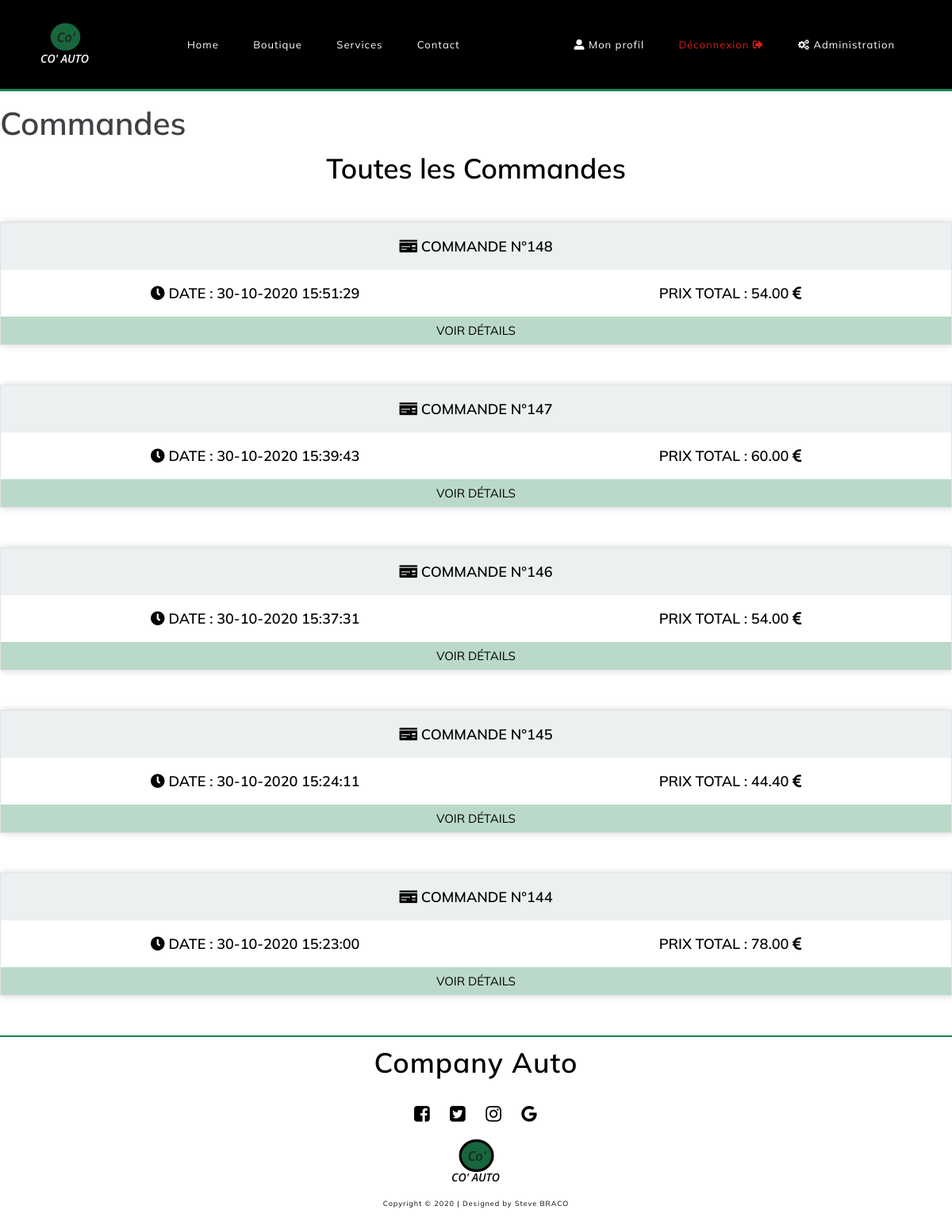
Page /admin/allorders (signed in) on the committed database.
### tables this page shows
CREATE TABLE `customers` (
  `id` int(11) NOT NULL,
  `user_id` int(11) NOT NULL,
  `creationtimestamp` timestamp NOT NULL DEFAULT CURRENT_TIMESTAMP,
  `taxRate` float NOT NULL,
  `totalAmount` double DEFAULT NULL,
  `taxAmount` double DEFAULT NULL,
  `allTaxesIncluded` double DEFAULT NULL
);

### app/controllers/Admin.php (called while the page is built, shortened)
<?php
class Admin extends Controller
{
    public function __construct()
    {
        $this->adminModel = $this->model('AdminModels');
    }
    public function allorders() {
        if ($_SESSION['role'] == 'ADMIN') {
            $allcustomers = $this->adminModel->allCustomers();
            $data = [
                'allcustomers' => $allcustomers
            ];
        }
        $this->view('admin/allorders', $data);
    }
}

### app/libraries/Core.php (called while the page is built, shortened)
<?php
	class Core {
		protected $currentMethod = 'index';
		public function __construct(){
			$url = $this->getUrl();
			if(isset($url)){
			if(file_exists('../app/controllers/' . ucwords($url[0]). '.php')){
				unset($url[0]);
			}
		}
			$this->currentController = new $this->currentController;
			if(isset($url[1])){
				if(method_exists($this->currentController, $url[1])){
					$this->currentMethod = $url[1];
					unset($url[1]);
				}
			}
			$this->params = $url ? array_values($url) : [];
			call_user_func_array([$this->currentController, $this->currentMethod], $this->params);
		}
		public function getUrl(){
			if(isset($_GET['url'])){
				$url = rtrim($_GET['url'], '/');
				$url = filter_var($url, FILTER_SANITIZE_URL);
				$url = explode('/', $url);
				return $url;
			}
		}
	}
  ?>

### public/index.php (called while the page is built, shortened)
<?php
	$init = new Core();
 ?>

### app/libraries/Database.php (called while the page is built, shortened)
<?php
	class Database {
		private $host = DB_HOST;
		private $user = DB_USER;
		private $pass = DB_PASS;
		private $dbname = DB_NAME;
		private $charset = DB_CHAR;
		private $pdo;
		public function __construct(){
			$db = 'mysql: host='. $this->host .';dbname=' . $this->dbname . ';charset=' .$this->charset;
			$options = array(
				PDO::ATTR_PERSISTENT => true,
				PDO::ATTR_ERRMODE => PDO::ERRMODE_EXCEPTION,
				PDO::ATTR_EMULATE_PREPARES => false
			);
			try{
				$this->pdo = new PDO($db, $this->user, $this->pass, $options);
			} catch(PDOException $e){
				$this->error = $e->getMessage();
				echo $this->error;
			}
		}
          public function query($sql, array $params = array())
          {
                 $query = $this->pdo->prepare($sql);
                 $query->execute($params);
                 return $query->fetchAll(PDO::FETCH_ASSOC);
          }
	}
 ?>

### app/models/AdminModels.php (called while the page is built, shortened)
<?php
class AdminModels
{
    public function allCustomers()
    {
        $database = new Database();
        return $database->query('SELECT id, creationtimestamp, allTaxesIncluded  FROM customers ORDER BY creationtimestamp DESC ');
    }
}

### app/views/admin/allorders.phtml (the view)
<?php require APPROOT . '/views/inc/header.phtml'; ?>
<main>
    <h2>Commandes</h2>
<section class="customers">
        <h3> Toutes les Commandes</h3>
        <?php foreach ($allcustomers as $allcustomer) : ?>
            <article>
                <h4><i class="fas fa-money-check"></i> Commande n°<?= $allcustomer['id'] ?> </h4>
                <div class="flex">
                    <h4><i class="fas fa-clock"></i> Date : <?= formatDate($allcustomer['creationtimestamp']) ?></h4>
                    <h4> Prix Total : <?= number_format($allcustomer['allTaxesIncluded'], 2) ?> <i class="fas fa-euro-sign"></i></h4>
                </div>
                <a href="<?= URLROOT ?>/users/customers/<?= $allcustomer['id'] ?>" id="show-details"> Voir Détails</a>
            </article>
        <?php endforeach; ?>
        </main>
<?php require APPROOT . '/views/inc/footer.phtml'; ?>

### app/helpers/function_helper.php (shortened to what this page needs)
<?php
    function formatDate($dateFormat)
    {
         $date = date_create($dateFormat);
       echo date_format($date, 'd-m-Y H:i:s');
    }
?>

### public/css/style.css (style rules this page uses)
html,body,div,span,applet,object,iframe,h1,h2,h3,h4,h5,h6,p,blockquote,pre,a, abbr,acronym,address,big,cite,code,del,dfn,em,img,ins,kbd,q,s,samp,small,strike, strong,sub,sup,tt,var,b,u,i,center,dl,dt,dd,ol,ul,li,fieldset,form,label,legend, table,caption,tbody,tfoot,thead,tr,th,td,article,aside,canvas,details,embed,figure, figcaption,footer,header,hgroup,menu,nav,output,ruby,section,summary,time,mark,audio,video { margin: 0; padding: 0; border: 0; font-size: 100%; font: inherit; vertical-align: baseline; }
article,aside,details,figcaption,figure,footer,header,hgroup,menu,nav,section { display: block; }
body { line-height: 1; }
html { box-sizing: border-box; font-size: 62.5%; scroll-behavior: smooth; }
*,*::before,*,::after { box-sizing: inherit; }
:root { --primary-color: rgba(30, 130, 76, 1); --secondary-color: rgba(0, 0, 0, 1); --white: rgba(255, 255, 255, 1); --grey: rgba(211, 211, 211, 1); --red: rgba(217, 30, 24, 1); --darkgrey: rgba(63, 65, 69, 1); --lightgrey: rgba(236, 240, 241, 1); --flash-success : rgba(223, 241, 216, 1); --bg-flash: rgba(69, 124, 72, 1); --opacity-black: rgba(0, 0, 0, 0.5); }
.social i.fa, a.prestation .fa-chevron-right, .fa-shopping-cart, body, .card, footer, .addarticle input, .addarticle textarea, .addarticle label, #totalP, #show-details, #show-slide figure figcaption, a.prestation, .contact label, .contact input:not(.confirmationsubmit), .contact textarea { color: var(--secondary-color); }
.banner, input[type="submit"], .sucess, thead tr, header nav a:hover, #show-details:hover, #show-details, a.cart, #validate, .add-login, .icon-square-green:hover { background-color: var(--primary-color); }
h2, .title-h3, .product figure .description, .product figcaption, #price { color: var(--darkgrey); }
.customers article, #show-details, .product, #show-slide figure figcaption, #show-slide figure img, #show-slide figure:hover figcaption { -webkit-transition: all 0.5s ease-in; -o-transition: all 0.5s ease-in; transition: all 0.5s ease-in; }
.product:hover, .nosprestations li ul, .question-reponse div, table.content-table, .profile article, .customers article { -webkit-box-shadow: 2px 0px 9px 0px var(--grey); box-shadow: 2px 0px 9px 0px var(--grey); }
main, .login div, #info-presta ul { margin-top: 2rem; }
a { text-decoration: none; }
body { font-family: 'Mulish', sans-serif; background: var(--white); font-size: 1.5rem; font-weight: 400; }
.flex { display: -webkit-box; display: flex; -webkit-box-orient: horizontal; -webkit-box-direction: normal; -ms-flex-direction: row; flex-direction: row; -ms-flex-wrap: wrap; flex-wrap: wrap; }
h2, h3, section.infos figure img, #show-slide figure figcaption, .product figure, .product figure img, .list-details, #price-basket, .question-reponse, iframe, table.content-table, #show-details { width: 100%; }
header, .add-login, .profile, .customers article div, .shopping-list { justify-content: space-around; }
h2 { font-size: 4rem; margin: 2rem auto; max-width: 1200px; }
h3 { font-size: 3.5rem; margin-bottom: 2rem; }
h2, h3, h4 { font-weight: 600; }
h4 { font-size: 1.8rem; }
.alert-success, .message-alert,table.content-table th, table.content-table tr th, .customers, .banner, #show-slide figure figcaption, #price-basket, #info-presta, footer, .question-reponse, #displayShopping table tbody, .contactus .banner + section, .popup-content figure, .message-fermeture, .banner { text-align: center; }
.customers article { border: 1px solid rgba(108, 122, 137, 0.2); margin: 5rem 0; text-transform: uppercase; }
.customers article > h4 { background-color: var(--lightgrey); }
.customers article h4 { padding: 2rem; }
#show-details { padding: 1rem; display: block; background-color: rgba(30, 130, 76, 0.3); }

### rows in the picture
customers: id "148", creationtimestamp "30-10-2020 15:51:29", allTaxesIncluded "54.00"
customers: id "147", creationtimestamp "30-10-2020 15:39:43", allTaxesIncluded "60.00"
customers: id "146", creationtimestamp "30-10-2020 15:37:31", allTaxesIncluded "54.00"
customers: id "145", creationtimestamp "30-10-2020 15:24:11", allTaxesIncluded "44.40"
customers: id "144", creationtimestamp "30-10-2020 15:23:00", allTaxesIncluded "78.00"
